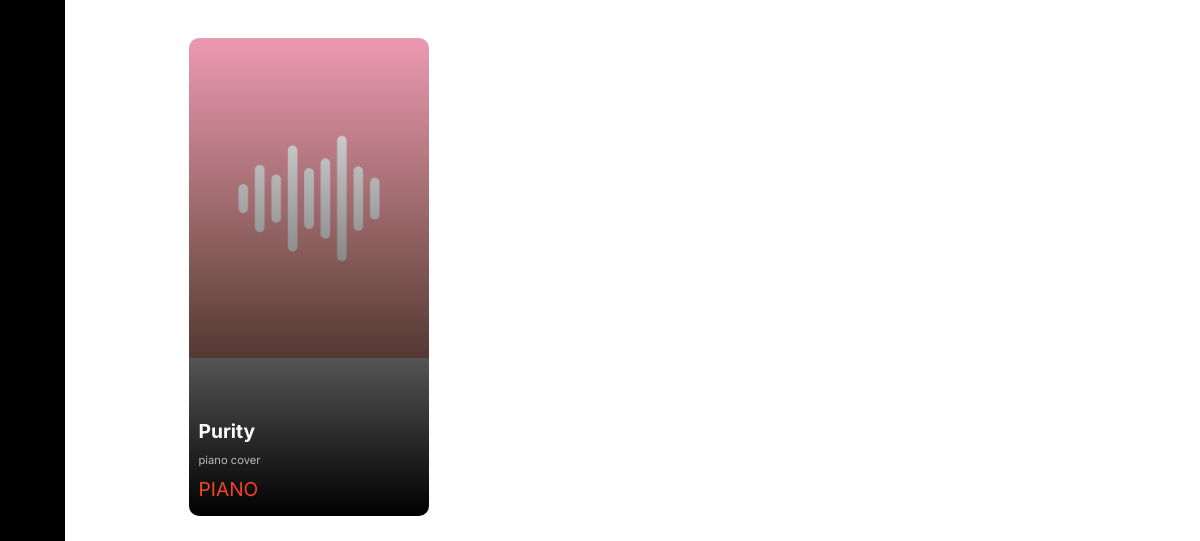
Page /my-profile-old (signed in, lower part) on the earlier database version.
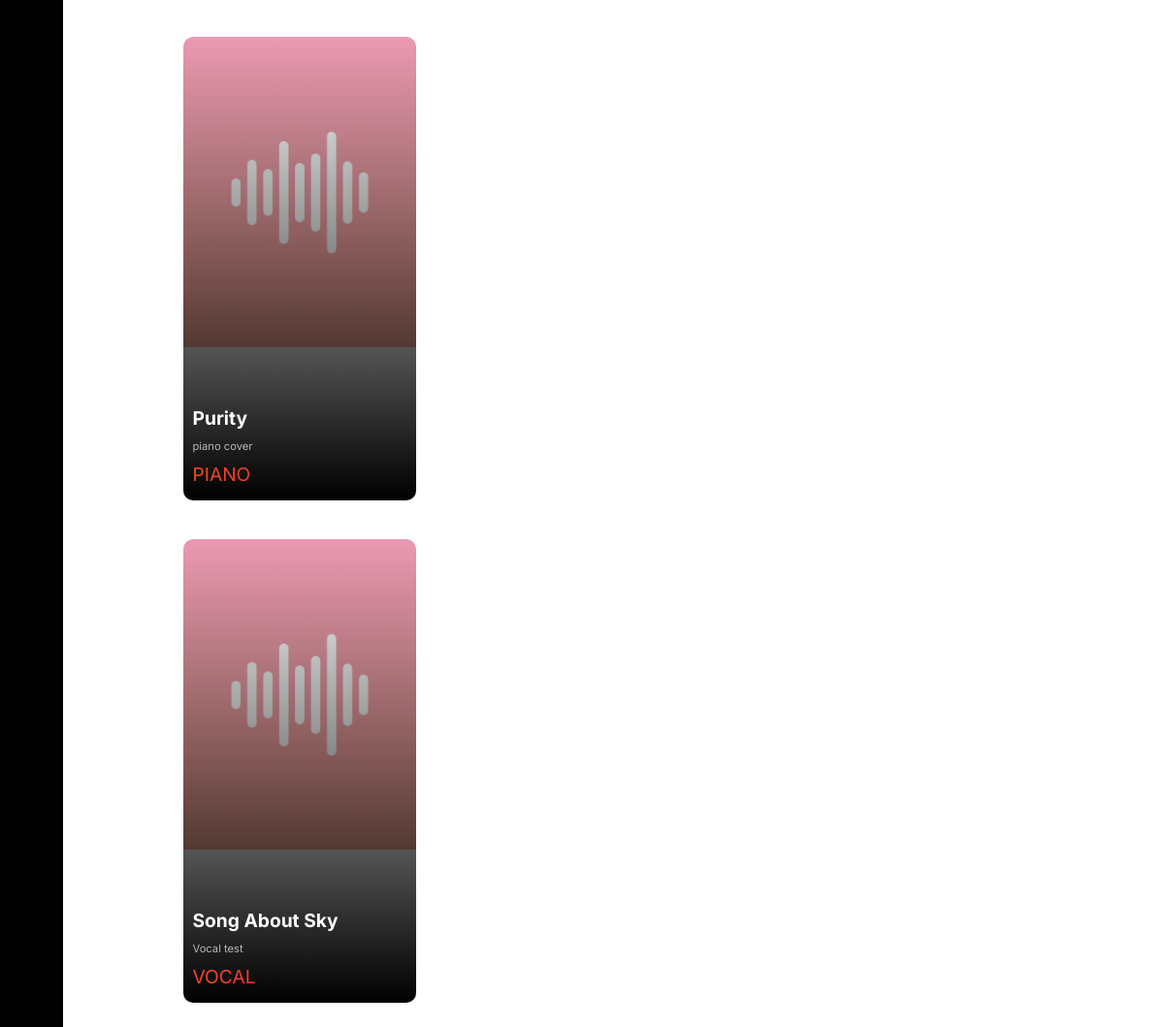
Same page on the later database version.
### users/models.py (models this page shows, shortened)
class postdb(models.Model):
    pid=models.UUIDField(primary_key=True,max_length=10,default=uuid.uuid4)
    username=models.ForeignKey(to=profiledatadb,on_delete=models.CASCADE)
    media=models.FileField(upload_to='media/Posts')
    media_thumbnail=models.FileField(upload_to='media/Thumbnails',default=None,blank=True,null=True)
    caption=models.CharField(max_length=30)
    descr=models.TextField()
    langu=models.CharField(max_length=15,default="English")
    mediatype=models.CharField(max_length=15,blank=True)
    location=models.CharField(max_length=15)
    likes=models.IntegerField(default=0)
    media_format=models.CharField(max_length=20, blank=True)
    timestamp = models.DateTimeField(auto_now=True)
    collaborated_owners = models.ManyToManyField(User, through="collaborators_table")
    isCollaborated = models.BooleanField(default=False)
    collaboration = models.UUIDField(default=None,blank=True,null=True)
    flagged = models.BooleanField(default=False)  # 0 = Not Flagged, 1 = Flagged
    flag_counter = models.IntegerField(default=0)  # Tracks offensive/explicit content reports
    reported_users = models.ManyToManyField(User, blank=True, related_name="reported_posts")
    is_private = models.BooleanField(default=False)

### users/views.py (the view)
# urls.py: path('my-profile-old', views.profile_fpv, name = 'my-profile-old'),
def profile_fpv(request):
    try:
        user=request.user.username
        userBioCollect = profiledatadb.objects.get(username=user)
        post=postdb.objects.filter(username=user)
        context={
            'user': userBioCollect,
            'post':post,
        }
    except profiledatadb.DoesNotExist:
        user = None
    return render(request, 'profile-fpv.html',context)

### templates/profile-fpv.html (shortened to what this page needs)
{% extends 'base.html' %}
{% load static %}
{% block additional_css %}
<link rel="stylesheet" href="{% static 'css/profile-page-style.css' %}">
{% endblock %}
{% block content %}
    {% if user %}
        <div class="body">
    {% endif %}
<div id="profile-content-controller-posts">{% include 'posts.html'  %}</div>
</div>
{% endblock %}

### templates/posts.html (shortened to what this page needs)
{% load static %}
<head>
    <link rel="stylesheet" href="{% static 'css/profile-page-style.css' %}">
</head>
<div class="posts">
    {% if post %}
        {% for p in post %}
        <a style="margin: 20px 10px;" href="{% url 'sh-media' %}?pid={{p.pid}}">
            <div class="thumbnail-container">
                {% if p.media_thumbnail %}
                                    <img src="{{ p.media_thumbnail.url }}" alt="" class="post-thumbnail">
                                {% else %}
                                    {% if p.media_format == "Audio" %}
                                        <img src="{% static 'images/9_16 Audio.png' %}" alt="" class="post-thumbnail" >
                                    {% elif p.media_format == "Video" %}
                                        <img src="{% static 'images/9_16 Video.png' %}" alt="" class="post-thumbnail">
                                    {% endif %}
                                {% endif %}
                <video><source src="{{ p.media }}"></video>
                <div class="gradient-overlay">
                    <div class="padding-controll">
                        <h2 class="video-caption">{{ p.caption}}</h2>
                        <p class="video-description">{{ p.descr }}</p>
                        <p class="instrument-used">{{ p.mediatype }}</p>
                    </div>
                </div>
            </div>
        </a>
        {% endfor %}
    {% else %}
    <div id="profile-content-controller-nomedia" style="display: block; width: 100%;">{% include 'content-404.html'  %}</div>
    {% endif %}
</div>

Differences in the rows shown:
added postdb: caption "Song About Sky", descr "Vocal test"
